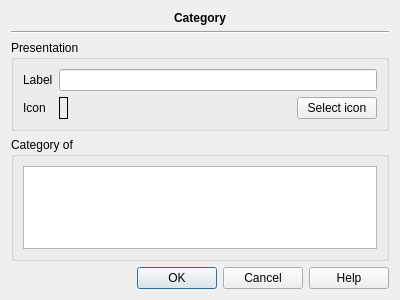
<?xml version="1.0" encoding="UTF-8"?>
<ui version="4.0">
 <class>Views::SimpleCategoryCreator</class>
 <widget class="QWidget" name="Views::SimpleCategoryCreator">
  <property name="geometry">
   <rect>
    <x>0</x>
    <y>0</y>
    <width>400</width>
    <height>300</height>
   </rect>
  </property>
  <property name="windowTitle">
   <string>Form</string>
  </property>
  <layout class="QGridLayout" name="gridLayout_3">
   <item row="0" column="0">
    <widget class="QLabel" name="label">
     <property name="font">
      <font>
       <weight>75</weight>
       <bold>true</bold>
      </font>
     </property>
     <property name="text">
      <string>Category</string>
     </property>
     <property name="alignment">
      <set>Qt::AlignCenter</set>
     </property>
    </widget>
   </item>
   <item row="1" column="0">
    <widget class="Line" name="line">
     <property name="orientation">
      <enum>Qt::Horizontal</enum>
     </property>
    </widget>
   </item>
   <item row="2" column="0">
    <widget class="QGroupBox" name="groupBox">
     <property name="title">
      <string>Presentation</string>
     </property>
     <layout class="QGridLayout" name="gridLayout">
      <item row="0" column="0" rowspan="2">
       <widget class="QLabel" name="label_2">
        <property name="text">
         <string>Label</string>
        </property>
       </widget>
      </item>
      <item row="0" column="1" rowspan="2" colspan="4">
       <widget class="QLineEdit" name="categoryLabel"/>
      </item>
      <item row="4" column="0">
       <widget class="QLabel" name="label_3">
        <property name="text">
         <string>Icon</string>
        </property>
       </widget>
      </item>
      <item row="4" column="1">
       <widget class="QLabel" name="labelIcon">
        <property name="frameShape">
         <enum>QFrame::Box</enum>
        </property>
        <property name="text">
         <string/>
        </property>
       </widget>
      </item>
      <item row="4" column="3">
       <spacer name="horizontalSpacer">
        <property name="orientation">
         <enum>Qt::Horizontal</enum>
        </property>
        <property name="sizeHint" stdset="0">
         <size>
          <width>40</width>
          <height>20</height>
         </size>
        </property>
       </spacer>
      </item>
      <item row="4" column="4">
       <widget class="QPushButton" name="selectIcon">
        <property name="text">
         <string>Select icon</string>
        </property>
       </widget>
      </item>
     </layout>
    </widget>
   </item>
   <item row="3" column="0">
    <widget class="QGroupBox" name="groupBox_2">
     <property name="title">
      <string>Category of</string>
     </property>
     <layout class="QGridLayout" name="gridLayout_2">
      <item row="0" column="0">
       <widget class="QTreeView" name="treeView"/>
      </item>
     </layout>
    </widget>
   </item>
   <item row="4" column="0">
    <widget class="QDialogButtonBox" name="buttonBox">
     <property name="standardButtons">
      <set>QDialogButtonBox::Cancel|QDialogButtonBox::Help|QDialogButtonBox::Ok</set>
     </property>
    </widget>
   </item>
  </layout>
 </widget>
 <resources/>
 <connections/>
</ui>
